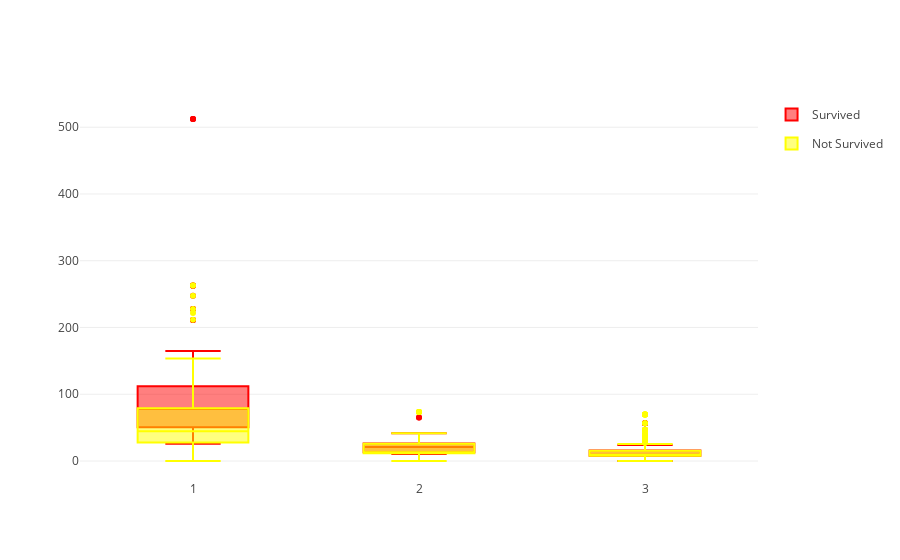

The notebook cell saved with this chart:
### Code cell
fig = {
    "data": [
        {
            "type": 'box',
            "x": df_survived['Pclass'],
            "y": df_survived['Fare'],
        "legendgroup": 'Survived',
            "scalegroup": 'No',
            "name": 'Survived',
            "side": 'negative',
            "box": {
                "visible": True
            },
            "meanline": {
                "visible": True
            },
            "line": {
                "color": 'red'
            }} ,
        {
            "type": 'box',
            "x": df_notsurvived['Pclass'],
            "y": df_notsurvived['Fare'],"legendgroup": 'Not Survived',
            "scalegroup": 'No',
            "name": 'Not Survived',
            "side": 'positive',
            "box": {
                "visible": True
            },
            "meanline": {
                "visible": True
            },
            "line": {
                "color": 'yellow'
            }
        }],
    "layout" : {
        "yaxis": {
            "zeroline": False,
        }
    }
}


py.iplot(fig, filename = 'violin/split', validate = False)

### Figure 1 — Plotly figure (JSON) as saved in the notebook; plotly's stock layout.template omitted (floating-point values rounded to 4 significant figures; data arrays with more than 128 entries replaced by an {"elided": "..."} marker saying what was removed)
{"data": [{"box": {"visible": true}, "legendgroup": "Survived", "line": {"color": "red"}, "meanline": {"visible": true}, "name": "Survived", "scalegroup": "No", "side": "negative", "type": "box", "x": {"elided": "342 int values"}, "y": {"elided": "342 float values"}}, {"box": {"visible": true}, "legendgroup": "Not Survived", "line": {"color": "yellow"}, "meanline": {"visible": true}, "name": "Not Survived", "scalegroup": "No", "side": "positive", "type": "box", "x": {"elided": "549 int values"}, "y": {"elided": "549 float values"}}], "layout": {"yaxis": {"zeroline": false}}}
